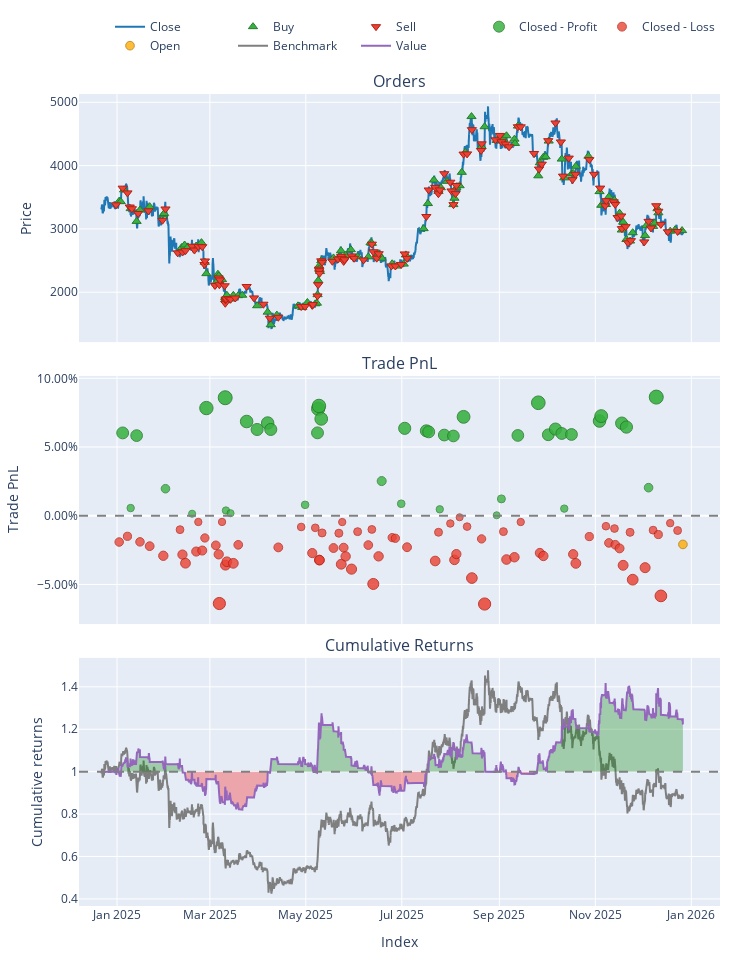

The notebook cell saved with this chart:
### Markdown cell above
Importation des library

### Code cell
import numpy as np
import pandas as pd
import vectorbt as vbt

symbol = ['ETHUSDT']
time = "1h"
chemin = r'C:\Users\gunsa\Desktop\Git-Repo\Bot-Trading\Data\1h\ETHUSDT\ETHUSDT_1years_2024-12-22_TO_2025-12-26_1h_data'
data = pd.read_parquet(chemin)


# =============================
# PARAMÈTRES
# =============================
rsi_length = 14
lookback_left = 3
lookback_right = 3

min_div_bars = 10
max_div_bars = 200

use_close_confirmation = True
use_volume_confirmation = False
use_trend_filter = True

ema_length = 200

stop_loss_pct = 3.0
take_profit_pct = 6.0
trailing_stop = True

use_hidden_div = True
use_regular_div = True

rsi_zone = "Both"

# =============================
# DONNÉES
# =============================
df = data.copy()
df.columns = df.columns.str.lower()

close = df['close']
high = df['high']
low = df['low']
volume = df['volume']

# =============================
# INDICATEURS
# =============================
rsi = vbt.RSI.run(close, window=rsi_length).rsi
ema = vbt.MA.run(close, window=ema_length).ma
ema_shifted = ema.shift(1)

volume_avg = volume.rolling(20).mean()
volume_high = volume > volume_avg * 1.3

entry_delay = 1 if use_close_confirmation else 0

# =============================
# SIGNALS
# =============================
long_entries = np.zeros(len(df), dtype=bool)
short_entries = np.zeros(len(df), dtype=bool)

price_highs, rsi_highs, bar_highs = [], [], []
price_lows, rsi_lows, bar_lows = [], [], []

# =============================
# BOUCLE PRINCIPALE
# =============================
for i in range(len(df)):

    # ========= PIVOTS =========
    if i >= lookback_left and i + lookback_right < len(df):

        # ---- HIGH PIVOT ----
        if high[i] == high[i-lookback_left:i+lookback_right+1].max():
            pivot_bar = i - lookback_right
            price_highs.insert(0, high[i])
            rsi_highs.insert(0, rsi[i])
            bar_highs.insert(0, pivot_bar)

        # ---- LOW PIVOT ----
        if low[i] == low[i-lookback_left:i+lookback_right+1].min():
            pivot_bar = i - lookback_right
            price_lows.insert(0, low[i])
            rsi_lows.insert(0, rsi[i])
            bar_lows.insert(0, pivot_bar)

        price_highs = price_highs[:10]
        rsi_highs = rsi_highs[:10]
        bar_highs = bar_highs[:10]

        price_lows = price_lows[:10]
        rsi_lows = rsi_lows[:10]
        bar_lows = bar_lows[:10]

    bullish = bearish = False
    hidden_bullish = hidden_bearish = False
    signal_bar = None

    # ===== REGULAR =====
    if use_regular_div and len(price_highs) >= 2:
        bars = abs(bar_highs[0] - bar_highs[1])
        if price_highs[0] > price_highs[1] and rsi_highs[0] < rsi_highs[1] and min_div_bars <= bars <= max_div_bars:
            bearish = True
            signal_bar = bar_highs[0]

    if use_regular_div and len(price_lows) >= 2:
        bars = abs(bar_lows[0] - bar_lows[1])
        if price_lows[0] < price_lows[1] and rsi_lows[0] > rsi_lows[1] and min_div_bars <= bars <= max_div_bars:
            bullish = True
            signal_bar = bar_lows[0]

    # ===== HIDDEN =====
    if use_hidden_div and len(price_highs) >= 2:
        bars = abs(bar_highs[0] - bar_highs[1])
        if price_highs[0] < price_highs[1] and rsi_highs[0] > rsi_highs[1] and min_div_bars <= bars <= max_div_bars:
            hidden_bearish = True
            signal_bar = bar_highs[0]

    if use_hidden_div and len(price_lows) >= 2:
        bars = abs(bar_lows[0] - bar_lows[1])
        if price_lows[0] > price_lows[1] and rsi_lows[0] < rsi_lows[1] and min_div_bars <= bars <= max_div_bars:
            hidden_bullish = True
            signal_bar = bar_lows[0]

    # ===== CONDITIONS =====
    long_cond = False
    short_cond = False

    if bullish and rsi_zone in ["Both", "Oversold Only"]:
        long_cond = True
    if hidden_bullish and rsi_zone in ["Both", "Overbought Only"]:
        long_cond = True

    if bearish and rsi_zone in ["Both", "Overbought Only"]:
        short_cond = True
    if hidden_bearish and rsi_zone in ["Both", "Oversold Only"]:
        short_cond = True

    # ===== ENTRÉE (>= COMME PINE) =====
    if signal_bar is not None and i >= signal_bar + entry_delay:

        if use_trend_filter:
            long_cond &= close[i] > ema_shifted[i]
            short_cond &= close[i] < ema_shifted[i]

        if use_volume_confirmation:
            long_cond &= volume_high[i]
            short_cond &= volume_high[i]

        long_entries[i] = long_cond
        short_entries[i] = short_cond

        
        
portfolio = vbt.Portfolio.from_signals(
    close,
    entries=long_entries,
    short_entries=short_entries,

    sl_stop=stop_loss_pct / 100,
    tp_stop=take_profit_pct / 100,
    sl_trail=0.01 if trailing_stop else None,

    init_cash=1000,
    freq='1h',
    direction='both',
    accumulate=False,
    fees=0.001,
)

portfolio.stats()
portfolio.plot().show()

### Figure 1 — Plotly figure (JSON) as saved in the notebook; plotly's stock layout.template omitted (floating-point values rounded to 4 significant figures; data arrays with more than 128 entries replaced by an {"elided": "..."} marker saying what was removed)
{"data": [{"legendgroup": "0", "line": {"color": "#1f77b4"}, "name": "Close", "showlegend": true, "type": "scatter", "uid": "b534bd40-532a-4567-a944-347706953c23", "x": {"elided": "8873 str values"}, "xaxis": "x", "y": {"elided": "8873 float values"}, "yaxis": "y"}, {"customdata": {"elided": "113x3 float values"}, "hovertemplate": "Order Id: %{customdata[0]}<br>Timestamp: %{x}<br>Price: %{y}<br>Size: %{customdata[1]:.6f}<br>Fees: %{customdata[2]:.6f}", "legendgroup": "1", "marker": {"color": "#37B13F", "line": {"color": "rgb(38,123,44)", "width": 1}, "size": 8, "symbol": "triangle-up"}, "mode": "markers", "name": "Buy", "type": "scatter", "uid": "006da1de-f6a8-4739-92d7-7388e2a80b35", "x": ["2025-01-02T09:00:00+01:00", "2025-01-03T09:00:00+01:00", "2025-01-05T11:00:00+01:00", "2025-01-09T16:00:00+01:00", "2025-01-13T11:00:00+01:00", "2025-01-15T14:00:00+01:00", "2025-01-21T18:00:00+01:00", "2025-01-30T10:00:00+01:00", "2025-01-30T22:00:00+01:00", "2025-02-10T01:00:00+01:00", "2025-02-11T01:00:00+01:00", "2025-02-12T23:00:00+01:00", "2025-02-15T01:00:00+01:00", "2025-02-20T08:00:00+01:00", "2025-02-23T16:00:00+01:00", "2025-02-25T20:00:00+01:00", "2025-02-26T19:00:00+01:00", "2025-03-04T19:00:00+01:00", "2025-03-06T03:00:00+01:00", "2025-03-06T16:00:00+01:00", "2025-03-08T18:00:00+01:00", "2025-03-10T18:00:00+01:00", "2025-03-10T22:00:00+01:00", "2025-03-11T05:00:00+01:00", "2025-03-11T19:00:00+01:00", "2025-03-14T03:00:00+01:00", "2025-03-15T22:00:00+01:00", "2025-03-19T01:00:00+01:00", "2025-03-21T14:00:00+01:00", "2025-03-31T01:00:00+01:00", "2025-04-06T18:00:00+01:00", "2025-04-08T17:00:00+01:00", "2025-04-12T14:00:00+01:00", "2025-04-26T00:00:00+01:00", "2025-04-28T17:00:00+01:00", "2025-05-02T00:00:00+01:00", "2025-05-07T00:00:00+01:00", "2025-05-08T01:00:00+01:00", "2025-05-08T11:00:00+01:00", "2025-05-08T21:00:00+01:00", "2025-05-09T09:00:00+01:00", "2025-05-09T14:00:00+01:00", "2025-05-10T01:00:00+01:00", "2025-05-10T20:00:00+01:00", "2025-05-18T14:00:00+01:00", "2025-05-22T00:00:00+01:00", "2025-05-23T08:00:00+01:00", "2025-05-24T03:00:00+01:00", "2025-05-26T07:00:00+01:00", "2025-05-29T15:00:00+01:00", "2025-06-02T22:00:00+01:00", "2025-06-09T17:00:00+01:00", "2025-06-11T03:00:00+01:00", "2025-06-12T00:00:00+01:00", "2025-06-16T06:00:00+01:00", "2025-06-18T05:00:00+01:00", "2025-06-24T21:00:00+01:00", "2025-06-27T20:00:00+01:00", "2025-07-02T06:00:00+01:00", "2025-07-03T13:00:00+01:00", "2025-07-14T21:00:00+01:00", "2025-07-17T14:00:00+01:00", "2025-07-21T10:00:00+01:00", "2025-07-24T08:00:00+01:00", "2025-07-25T19:00:00+01:00", "2025-07-29T17:00:00+01:00", "2025-08-02T19:00:00+01:00", "2025-08-03T11:00:00+01:00", "2025-08-04T16:00:00+01:00", "2025-08-06T18:00:00+01:00", "2025-08-08T03:00:00+01:00", "2025-08-10T09:00:00+01:00", "2025-08-14T07:00:00+01:00", "2025-08-20T17:00:00+01:00", "2025-08-22T15:00:00+01:00", "2025-08-30T07:00:00+01:00", "2025-09-02T07:00:00+01:00", "2025-09-03T14:00:00+01:00", "2025-09-05T13:00:00+01:00", "2025-09-10T14:00:00+01:00", "2025-09-10T22:00:00+01:00", "2025-09-12T19:00:00+01:00", "2025-09-25T18:00:00+01:00", "2025-09-26T18:00:00+01:00", "2025-09-28T23:00:00+01:00", "2025-09-30T10:00:00+01:00", "2025-10-02T09:00:00+01:00", "2025-10-10T16:00:00+01:00", "2025-10-12T06:00:00+01:00", "2025-10-16T20:00:00+01:00", "2025-10-17T22:00:00+01:00", "2025-10-19T15:00:00+01:00", "2025-10-27T15:00:00+01:00", "2025-11-03T16:00:00+01:00", "2025-11-04T18:00:00+01:00", "2025-11-07T18:00:00+01:00", "2025-11-09T15:00:00+01:00", "2025-11-13T04:00:00+01:00", "2025-11-16T10:00:00+01:00", "2025-11-17T20:00:00+01:00", "2025-11-18T16:00:00+01:00", "2025-11-20T18:00:00+01:00", "2025-11-23T02:00:00+01:00", "2025-11-24T18:00:00+01:00", "2025-12-02T15:00:00+01:00", "2025-12-03T09:00:00+01:00", "2025-12-07T17:00:00+01:00", "2025-12-08T19:00:00+01:00", "2025-12-10T12:00:00+01:00", "2025-12-11T02:00:00+01:00", "2025-12-18T14:00:00+01:00", "2025-12-21T17:00:00+01:00", "2025-12-26T03:00:00+01:00"], "xaxis": "x", "y": [3438.0, 3430.0, 3616.0, 3321.0, 3119.0, 3299.0, 3351.0, 3222.0, 3244.0, 2643.0, 2706.0, 2746.0, 2717.0, 2730.0, 2783.0, 2472.0, 2293.0, 2148.0, 2285.0, 2257.0, 2199.0, 1917.0, 1887.0, 1869.0, 1953.0, 1893.0, 1951.0, 1945.0, 1953.0, 1786.0, 1685.0, 1487.0, 1639.0, 1785.0, 1758.0, 1838.0, 1817.0, 1827.0, 1961.0, 2185.0, 2413.0, 2370.0, 2326.0, 2499.0, 2542.0, 2551.0, 2655.0, 2541.0, 2583.0, 2672.0, 2561.0, 2558.0, 2781.0, 2772.0, 2607.0, 2537.0, 2449.0, 2413.0, 2444.0, 2589.0, 3004.0, 3400.0, 3772.0, 3592.0, 3650.0, 3751.0, 3384.0, 3485.0, 3649.0, 3682.0, 3894.0, 4210.0, 4774.0, 4302.0, 4614.0, 4397.0, 4412.0, 4419.0, 4471.0, 4418.0, 4350.0, 4625.0, 3839.0, 4045.0, 4132.0, 4141.0, 4388.0, 4103.0, 3806.0, 3867.0, 3877.0, 3989.0, 4149.0, 3589.0, 3373.0, 3386.0, 3507.0, 3453.0, 3248.0, 2982.0, 3107.0, 2834.0, 2808.0, 2940.0, 2895.0, 3051.0, 3040.0, 3093.0, 3318.0, 3255.0, 2964.0, 2986.0, 2974.0], "yaxis": "y"}, {"customdata": {"elided": "117x3 float values"}, "hovertemplate": "Order Id: %{customdata[0]}<br>Timestamp: %{x}<br>Price: %{y}<br>Size: %{customdata[1]:.6f}<br>Fees: %{customdata[2]:.6f}", "legendgroup": "2", "marker": {"color": "#EA4335", "line": {"color": "rgb(181,31,18)", "width": 1}, "size": 8, "symbol": "triangle-down"}, "mode": "markers", "name": "Sell", "type": "scatter", "uid": "d2511de4-03a1-4878-a038-15c614aef428", "x": ["2024-12-31T09:00:00+01:00", "2025-01-04T14:00:00+01:00", "2025-01-07T15:00:00+01:00", "2025-01-09T02:00:00+01:00", "2025-01-10T11:00:00+01:00", "2025-01-14T10:00:00+01:00", "2025-01-20T22:00:00+01:00", "2025-01-29T21:00:00+01:00", "2025-01-31T19:00:00+01:00", "2025-02-08T14:00:00+01:00", "2025-02-11T14:00:00+01:00", "2025-02-13T12:00:00+01:00", "2025-02-17T17:00:00+01:00", "2025-02-19T05:00:00+01:00", "2025-02-21T16:00:00+01:00", "2025-02-24T04:00:00+01:00", "2025-02-25T13:00:00+01:00", "2025-02-25T21:00:00+01:00", "2025-03-04T06:00:00+01:00", "2025-03-06T15:00:00+01:00", "2025-03-07T01:00:00+01:00", "2025-03-07T10:00:00+01:00", "2025-03-10T10:00:00+01:00", "2025-03-10T19:00:00+01:00", "2025-03-10T23:00:00+01:00", "2025-03-11T06:00:00+01:00", "2025-03-13T01:00:00+01:00", "2025-03-14T04:00:00+01:00", "2025-03-17T04:00:00+01:00", "2025-03-24T09:00:00+01:00", "2025-03-29T02:00:00+01:00", "2025-04-04T01:00:00+01:00", "2025-04-08T03:00:00+01:00", "2025-04-13T12:00:00+01:00", "2025-04-28T01:00:00+01:00", "2025-04-30T13:00:00+01:00", "2025-05-05T02:00:00+01:00", "2025-05-05T11:00:00+01:00", "2025-05-08T10:00:00+01:00", "2025-05-08T20:00:00+01:00", "2025-05-09T08:00:00+01:00", "2025-05-09T13:00:00+01:00", "2025-05-09T17:00:00+01:00", "2025-05-10T19:00:00+01:00", "2025-05-11T08:00:00+01:00", "2025-05-17T21:00:00+01:00", "2025-05-21T10:00:00+01:00", "2025-05-23T12:00:00+01:00", "2025-05-23T22:00:00+01:00", "2025-05-25T01:00:00+01:00", "2025-05-25T14:00:00+01:00", "2025-05-30T01:00:00+01:00", "2025-05-31T16:00:00+01:00", "2025-06-06T16:00:00+01:00", "2025-06-11T23:00:00+01:00", "2025-06-12T21:00:00+01:00", "2025-06-15T01:00:00+01:00", "2025-06-16T07:00:00+01:00", "2025-06-24T10:00:00+01:00", "2025-06-26T22:00:00+01:00", "2025-06-30T15:00:00+01:00", "2025-07-02T20:00:00+01:00", "2025-07-04T08:00:00+01:00", "2025-07-16T14:00:00+01:00", "2025-07-18T02:00:00+01:00", "2025-07-22T05:00:00+01:00", "2025-07-24T06:00:00+01:00", "2025-07-25T03:00:00+01:00", "2025-07-28T00:00:00+01:00", "2025-07-31T20:00:00+01:00", "2025-08-01T14:00:00+01:00", "2025-08-02T20:00:00+01:00", "2025-08-04T04:00:00+01:00", "2025-08-04T17:00:00+01:00", "2025-08-09T06:00:00+01:00", "2025-08-11T12:00:00+01:00", "2025-08-14T13:00:00+01:00", "2025-08-20T09:00:00+01:00", "2025-08-20T18:00:00+01:00", "2025-08-29T13:00:00+01:00", "2025-09-01T09:00:00+01:00", "2025-09-02T08:00:00+01:00", "2025-09-04T23:00:00+01:00", "2025-09-07T04:00:00+01:00", "2025-09-12T18:00:00+01:00", "2025-09-14T14:00:00+01:00", "2025-09-23T01:00:00+01:00", "2025-09-26T05:00:00+01:00", "2025-09-27T23:00:00+01:00", "2025-10-02T02:00:00+01:00", "2025-10-06T16:00:00+01:00", "2025-10-10T02:00:00+01:00", "2025-10-11T11:00:00+01:00", "2025-10-15T03:00:00+01:00", "2025-10-17T12:00:00+01:00", "2025-10-19T09:00:00+01:00", "2025-10-28T04:00:00+01:00", "2025-10-31T05:00:00+01:00", "2025-11-04T02:00:00+01:00", "2025-11-07T06:00:00+01:00", "2025-11-07T23:00:00+01:00", "2025-11-12T16:00:00+01:00", "2025-11-13T16:00:00+01:00", "2025-11-15T04:00:00+01:00", "2025-11-17T12:00:00+01:00", "2025-11-17T21:00:00+01:00", "2025-11-20T06:00:00+01:00", "2025-11-21T18:00:00+01:00", "2025-11-23T15:00:00+01:00", "2025-12-02T02:00:00+01:00", "2025-12-04T20:00:00+01:00", "2025-12-06T09:00:00+01:00", "2025-12-09T17:00:00+01:00", "2025-12-11T01:00:00+01:00", "2025-12-12T16:00:00+01:00", "2025-12-17T02:00:00+01:00", "2025-12-23T07:00:00+01:00"], "xaxis": "x", "y": [3380.0, 3644.0, 3569.0, 3346.0, 3319.0, 3244.0, 3285.0, 3137.0, 3315.0, 2621.0, 2634.0, 2656.0, 2726.0, 2666.0, 2723.0, 2718.0, 2437.0, 2493.0, 2107.0, 2225.0, 2118.0, 2193.0, 2102.0, 1825.0, 1880.0, 1894.0, 1900.0, 1889.0, 1909.0, 2090.0, 1910.0, 1810.0, 1590.0, 1604.0, 1774.0, 1775.0, 1792.0, 1805.0, 1941.0, 2118.0, 2364.0, 2340.0, 2298.0, 2495.0, 2473.0, 2489.0, 2524.0, 2567.0, 2534.0, 2487.0, 2514.0, 2574.0, 2536.0, 2510.0, 2759.0, 2640.0, 2538.0, 2608.0, 2416.0, 2414.0, 2439.0, 2605.0, 2535.0, 3196.0, 3615.0, 3655.0, 3556.0, 3616.0, 3872.0, 3738.0, 3600.0, 3383.0, 3557.0, 3686.0, 4182.0, 4185.0, 4567.0, 4239.0, 4344.0, 4407.0, 4476.0, 4378.0, 4342.0, 4297.0, 4613.0, 4613.0, 4191.0, 3946.0, 4023.0, 4393.0, 4673.0, 4373.0, 3834.0, 4119.0, 3779.0, 3863.0, 4094.0, 3863.0, 3645.0, 3367.0, 3446.0, 3428.0, 3387.0, 3179.0, 3204.0, 3005.0, 3035.0, 2780.0, 2815.0, 2795.0, 3119.0, 3014.0, 3366.0, 3280.0, 3071.0, 2954.0, 2960.0], "yaxis": "y"}, {"customdata": {"elided": "42x4 float values"}, "hovertemplate": "Exit Trade Id: %{customdata[0]}<br>Position Id: %{customdata[1]}<br>Exit Timestamp: %{x}<br>PnL: %{customdata[2]:.6f}<br>Return: %{customdata[3]:.2%}", "legendgroup": "3", "marker": {"color": "#37B13F", "line": {"color": "rgb(38,123,44)", "width": 1}, "opacity": [0.8545, 0.7591, 0.8511, 0.7837, 0.7519, 0.8861, 0.8992, 0.7561, 0.7526, 0.869, 0.8589, 0.8671, 0.8589, 0.7632, 0.8546, 0.8853, 0.8888, 0.8724, 0.7934, 0.7646, 0.8604, 0.8572, 0.8559, 0.7576, 0.8518, 0.8507, 0.8749, 0.75, 0.7708, 0.8513, 0.8928, 0.8522, 0.8594, 0.8538, 0.7585, 0.8526, 0.8697, 0.8759, 0.8668, 0.862, 0.785, 0.9], "size": [11.88, 7.427, 11.72, 8.574, 7.091, 13.35, 13.96, 7.284, 7.123, 12.55, 12.08, 12.46, 12.08, 7.617, 11.88, 13.31, 13.48, 12.71, 9.025, 7.683, 12.15, 12.0, 11.94, 7.354, 11.75, 11.7, 12.83, 7.0, 7.97, 11.73, 13.66, 11.77, 12.11, 11.85, 7.395, 11.79, 12.58, 12.87, 12.45, 12.22, 8.635, 14.0], "symbol": "circle"}, "mode": "markers", "name": "Closed - Profit", "type": "scatter", "uid": "48734d36-a327-4f37-b9b2-7924cca67e18", "x": ["2025-01-04T14:00:00+01:00", "2025-01-09T16:00:00+01:00", "2025-01-13T11:00:00+01:00", "2025-01-31T19:00:00+01:00", "2025-02-17T17:00:00+01:00", "2025-02-26T19:00:00+01:00", "2025-03-10T18:00:00+01:00", "2025-03-11T05:00:00+01:00", "2025-03-14T03:00:00+01:00", "2025-03-24T09:00:00+01:00", "2025-03-31T01:00:00+01:00", "2025-04-06T18:00:00+01:00", "2025-04-08T17:00:00+01:00", "2025-04-30T13:00:00+01:00", "2025-05-08T10:00:00+01:00", "2025-05-08T20:00:00+01:00", "2025-05-09T08:00:00+01:00", "2025-05-10T19:00:00+01:00", "2025-06-18T05:00:00+01:00", "2025-06-30T15:00:00+01:00", "2025-07-02T20:00:00+01:00", "2025-07-16T14:00:00+01:00", "2025-07-18T02:00:00+01:00", "2025-07-25T03:00:00+01:00", "2025-07-28T00:00:00+01:00", "2025-08-02T19:00:00+01:00", "2025-08-09T06:00:00+01:00", "2025-08-30T07:00:00+01:00", "2025-09-02T07:00:00+01:00", "2025-09-12T18:00:00+01:00", "2025-09-25T18:00:00+01:00", "2025-10-02T02:00:00+01:00", "2025-10-06T16:00:00+01:00", "2025-10-10T16:00:00+01:00", "2025-10-12T06:00:00+01:00", "2025-10-16T20:00:00+01:00", "2025-11-03T16:00:00+01:00", "2025-11-04T18:00:00+01:00", "2025-11-17T20:00:00+01:00", "2025-11-20T18:00:00+01:00", "2025-12-04T20:00:00+01:00", "2025-12-09T17:00:00+01:00"], "xaxis": "x2", "y": [0.06027, 0.005593, 0.05831, 0.01968, 0.001464, 0.07835, 0.08587, 0.003836, 0.001857, 0.06857, 0.06277, 0.06747, 0.06279, 0.007928, 0.06031, 0.07789, 0.07988, 0.07049, 0.02522, 0.008741, 0.0636, 0.06179, 0.06105, 0.004694, 0.05872, 0.05806, 0.07196, 0.0003484, 0.01227, 0.05843, 0.08221, 0.05893, 0.06306, 0.05986, 0.005196, 0.05913, 0.06894, 0.0725, 0.06731, 0.06452, 0.02043, 0.08633], "yaxis": "y2"}, {"customdata": {"elided": "75x4 float values"}, "hovertemplate": "Exit Trade Id: %{customdata[0]}<br>Position Id: %{customdata[1]}<br>Exit Timestamp: %{x}<br>PnL: %{customdata[2]:.6f}<br>Return: %{customdata[3]:.2%}", "legendgroup": "4", "marker": {"color": "#EA4335", "line": {"color": "rgb(181,31,18)", "width": 1}, "opacity": [0.7827, 0.7755, 0.7825, 0.788, 0.8002, 0.7671, 0.7987, 0.8096, 0.7948, 0.7573, 0.7935, 0.7776, 0.787, 0.7984, 0.8608, 0.7572, 0.8121, 0.8078, 0.8098, 0.7863, 0.7896, 0.7636, 0.7968, 0.7647, 0.8055, 0.8058, 0.7712, 0.7904, 0.7716, 0.8109, 0.7574, 0.7899, 0.801, 0.8171, 0.7696, 0.7866, 0.7668, 0.836, 0.8009, 0.7771, 0.778, 0.7893, 0.8068, 0.7703, 0.7593, 0.8054, 0.7981, 0.7513, 0.7632, 0.8285, 0.7788, 0.8614, 0.7695, 0.8049, 0.8021, 0.7573, 0.7966, 0.8005, 0.7983, 0.8098, 0.7758, 0.7627, 0.7839, 0.7656, 0.7862, 0.7908, 0.8123, 0.7704, 0.8305, 0.8153, 0.7677, 0.7733, 0.8511, 0.7588, 0.7681], "size": [8.528, 8.189, 8.517, 8.773, 9.342, 7.796, 9.272, 9.783, 9.092, 7.34, 9.032, 8.289, 8.725, 9.257, 12.17, 7.338, 9.897, 9.696, 9.789, 8.693, 8.846, 7.636, 9.183, 7.687, 9.591, 9.604, 7.989, 8.883, 8.006, 9.843, 7.345, 8.862, 9.378, 10.13, 7.914, 8.708, 7.783, 11.01, 9.377, 8.267, 8.306, 8.836, 9.652, 7.95, 7.432, 9.585, 9.244, 7.062, 7.615, 10.66, 8.343, 12.2, 7.912, 9.564, 9.43, 7.342, 9.176, 9.354, 9.252, 9.793, 8.206, 7.591, 8.58, 7.729, 8.689, 8.906, 9.907, 7.954, 10.76, 10.05, 7.824, 8.086, 11.72, 7.41, 7.847], "symbol": "circle"}, "mode": "markers", "name": "Closed - Loss", "type": "scatter", "uid": "82b6b166-2cf6-45ea-9327-8a7e0a5562e3", "x": ["2025-01-02T09:00:00+01:00", "2025-01-07T15:00:00+01:00", "2025-01-15T14:00:00+01:00", "2025-01-21T18:00:00+01:00", "2025-01-30T10:00:00+01:00", "2025-02-10T01:00:00+01:00", "2025-02-11T14:00:00+01:00", "2025-02-13T12:00:00+01:00", "2025-02-20T08:00:00+01:00", "2025-02-21T16:00:00+01:00", "2025-02-24T04:00:00+01:00", "2025-02-25T20:00:00+01:00", "2025-03-04T19:00:00+01:00", "2025-03-06T15:00:00+01:00", "2025-03-07T01:00:00+01:00", "2025-03-08T18:00:00+01:00", "2025-03-10T22:00:00+01:00", "2025-03-11T19:00:00+01:00", "2025-03-15T22:00:00+01:00", "2025-03-19T01:00:00+01:00", "2025-04-13T12:00:00+01:00", "2025-04-28T01:00:00+01:00", "2025-05-05T02:00:00+01:00", "2025-05-07T00:00:00+01:00", "2025-05-09T13:00:00+01:00", "2025-05-09T17:00:00+01:00", "2025-05-11T08:00:00+01:00", "2025-05-18T14:00:00+01:00", "2025-05-22T00:00:00+01:00", "2025-05-23T12:00:00+01:00", "2025-05-24T03:00:00+01:00", "2025-05-25T01:00:00+01:00", "2025-05-26T07:00:00+01:00", "2025-05-30T01:00:00+01:00", "2025-06-02T22:00:00+01:00", "2025-06-09T17:00:00+01:00", "2025-06-11T23:00:00+01:00", "2025-06-12T21:00:00+01:00", "2025-06-16T06:00:00+01:00", "2025-06-24T21:00:00+01:00", "2025-06-26T22:00:00+01:00", "2025-07-04T08:00:00+01:00", "2025-07-22T05:00:00+01:00", "2025-07-24T08:00:00+01:00", "2025-07-31T20:00:00+01:00", "2025-08-03T11:00:00+01:00", "2025-08-04T16:00:00+01:00", "2025-08-06T18:00:00+01:00", "2025-08-11T12:00:00+01:00", "2025-08-14T13:00:00+01:00", "2025-08-20T17:00:00+01:00", "2025-08-22T15:00:00+01:00", "2025-09-03T14:00:00+01:00", "2025-09-05T13:00:00+01:00", "2025-09-10T14:00:00+01:00", "2025-09-14T14:00:00+01:00", "2025-09-26T18:00:00+01:00", "2025-09-28T23:00:00+01:00", "2025-10-17T22:00:00+01:00", "2025-10-19T15:00:00+01:00", "2025-10-28T04:00:00+01:00", "2025-11-07T18:00:00+01:00", "2025-11-09T15:00:00+01:00", "2025-11-13T04:00:00+01:00", "2025-11-13T16:00:00+01:00", "2025-11-16T10:00:00+01:00", "2025-11-18T16:00:00+01:00", "2025-11-23T02:00:00+01:00", "2025-11-24T18:00:00+01:00", "2025-12-02T15:00:00+01:00", "2025-12-07T17:00:00+01:00", "2025-12-11T01:00:00+01:00", "2025-12-12T16:00:00+01:00", "2025-12-18T14:00:00+01:00", "2025-12-23T07:00:00+01:00"], "xaxis": "x2", "y": [-0.01911, -0.01495, -0.01899, -0.02212, -0.02912, -0.01012, -0.02826, -0.03453, -0.02604, -0.004528, -0.0253, -0.01618, -0.02154, -0.02807, -0.06386, -0.004496, -0.03593, -0.03347, -0.03461, -0.02115, -0.02302, -0.008163, -0.02716, -0.008789, -0.03218, -0.03233, -0.0125, -0.02348, -0.0127, -0.03526, -0.004587, -0.02322, -0.02956, -0.03883, -0.01157, -0.02133, -0.009963, -0.04962, -0.02954, -0.01591, -0.01639, -0.0229, -0.03293, -0.01201, -0.005656, -0.0321, -0.02792, -0.001106, -0.007909, -0.04534, -0.01684, -0.06422, -0.01155, -0.03184, -0.03019, -0.004551, -0.02707, -0.02927, -0.02801, -0.03465, -0.01516, -0.007604, -0.01976, -0.009303, -0.0211, -0.02376, -0.03605, -0.01207, -0.0465, -0.03777, -0.01047, -0.01368, -0.05831, -0.005385, -0.01075], "yaxis": "y2"}, {"customdata": [[117.0, 117.0, -25.99, -0.02085]], "hovertemplate": "Exit Trade Id: %{customdata[0]}<br>Position Id: %{customdata[1]}<br>Exit Timestamp: %{x}<br>PnL: %{customdata[2]:.6f}<br>Return: %{customdata[3]:.2%}", "legendgroup": "5", "marker": {"color": "#FFAA00", "line": {"color": "rgb(178,118,0)", "width": 1}, "opacity": [0.7858], "size": [8.669], "symbol": "circle"}, "mode": "markers", "name": "Open", "type": "scatter", "uid": "9441a309-3d18-496e-beab-f83e441742f6", "x": ["2025-12-26T16:00:00+01:00"], "xaxis": "x2", "y": [-0.02085], "yaxis": "y2"}, {"legendgroup": "6", "line": {"color": "#7f7f7f"}, "name": "Benchmark", "showlegend": true, "type": "scatter", "uid": "efc69c76-684d-468e-bb8f-a0ec5ad367ea", "x": {"elided": "8873 str values"}, "xaxis": "x3", "y": {"elided": "8873 float values"}, "yaxis": "y3"}, {"hoverinfo": "skip", "legendgroup": "7", "line": {"color": "rgba(0, 0, 0, 0)", "width": 0}, "opacity": 0, "showlegend": false, "type": "scatter", "uid": "06f8dbda-2849-4e1d-9447-c9ba521d8c01", "x": {"elided": "8873 str values"}, "xaxis": "x3", "y": {"elided": "8873 int values"}, "yaxis": "y3"}, {"connectgaps": false, "fill": "tonexty", "fillcolor": "rgba(0, 128, 0, 0.3)", "hoverinfo": "skip", "legendgroup": "7", "line": {"color": "rgba(0, 0, 0, 0)", "width": 0}, "opacity": 0, "showlegend": false, "type": "scatter", "uid": "7cdb430a-544b-44cb-8f58-b2579fa8ed19", "x": {"elided": "8873 str values"}, "xaxis": "x3", "y": {"elided": "8873 float values"}, "yaxis": "y3"}, {"hoverinfo": "skip", "legendgroup": "7", "line": {"color": "rgba(0, 0, 0, 0)", "width": 0}, "opacity": 0, "showlegend": false, "type": "scatter", "uid": "c7d5f7d2-efc3-46ef-90ea-31cc1673ee7c", "x": {"elided": "8873 str values"}, "xaxis": "x3", "y": {"elided": "8873 int values"}, "yaxis": "y3"}, {"connectgaps": false, "fill": "tonexty", "fillcolor": "rgba(255, 0, 0, 0.3)", "hoverinfo": "skip", "legendgroup": "7", "line": {"color": "rgba(0, 0, 0, 0)", "width": 0}, "opacity": 0, "showlegend": false, "type": "scatter", "uid": "fb73d89b-bce1-48e3-8d3f-7316a05957da", "x": {"elided": "8873 str values"}, "xaxis": "x3", "y": {"elided": "8873 float values"}, "yaxis": "y3"}, {"legendgroup": "8", "line": {"color": "#9467bd"}, "name": "Value", "showlegend": true, "type": "scatter", "uid": "67588957-7a59-4ba9-8b58-ecbece9243cd", "x": {"elided": "8873 str values"}, "xaxis": "x3", "y": {"elided": "8873 float values"}, "yaxis": "y3"}, {"hoverinfo": "skip", "legendgroup": "7", "line": {"color": "rgba(0, 0, 0, 0)", "width": 0}, "opacity": 0, "showlegend": false, "type": "scatter", "uid": "e3ead720-1551-4ad2-85bd-b7007155f8d0", "x": {"elided": "8873 str values"}, "xaxis": "x3", "y": {"elided": "8873 int values"}, "yaxis": "y3"}], "layout": {"annotations": [{"font": {"size": 16}, "showarrow": false, "text": "Orders", "x": 0.5, "xanchor": "center", "xref": "paper", "y": 1, "yanchor": "bottom", "yref": "paper"}, {"font": {"size": 16}, "showarrow": false, "text": "Trade PnL", "x": 0.5, "xanchor": "center", "xref": "paper", "y": 0.6528, "yanchor": "bottom", "yref": "paper"}, {"font": {"size": 16}, "showarrow": false, "text": "Cumulative Returns", "x": 0.5, "xanchor": "center", "xref": "paper", "y": 0.3056, "yanchor": "bottom", "yref": "paper"}], "height": 960, "legend": {"orientation": "h", "traceorder": "normal", "x": 1, "xanchor": "right", "y": 1.042, "yanchor": "bottom"}, "margin": {"b": 30, "l": 30, "r": 30, "t": 30}, "shapes": [{"line": {"color": "gray", "dash": "dash"}, "type": "line", "x0": 0, "x1": 1, "xref": "paper", "y0": 0, "y1": 0, "yref": "y2"}, {"line": {"color": "gray", "dash": "dash"}, "type": "line", "x0": 0, "x1": 1, "xref": "paper", "y0": 1, "y1": 1, "yref": "y3"}], "showlegend": true, "width": 750, "xaxis": {"anchor": "y", "domain": [0, 1], "matches": "x3", "showticklabels": false}, "xaxis2": {"anchor": "y2", "domain": [0, 1], "matches": "x3", "showticklabels": false}, "xaxis3": {"anchor": "y3", "domain": [0, 1], "title": {"text": "Index"}}, "yaxis": {"anchor": "x", "domain": [0.6944, 1], "title": {"text": "Price"}}, "yaxis2": {"anchor": "x2", "domain": [0.3472, 0.6528], "tickformat": ".2%", "title": {"text": "Trade PnL"}}, "yaxis3": {"anchor": "x3", "domain": [0, 0.3056], "title": {"text": "Cumulative returns"}}}}
